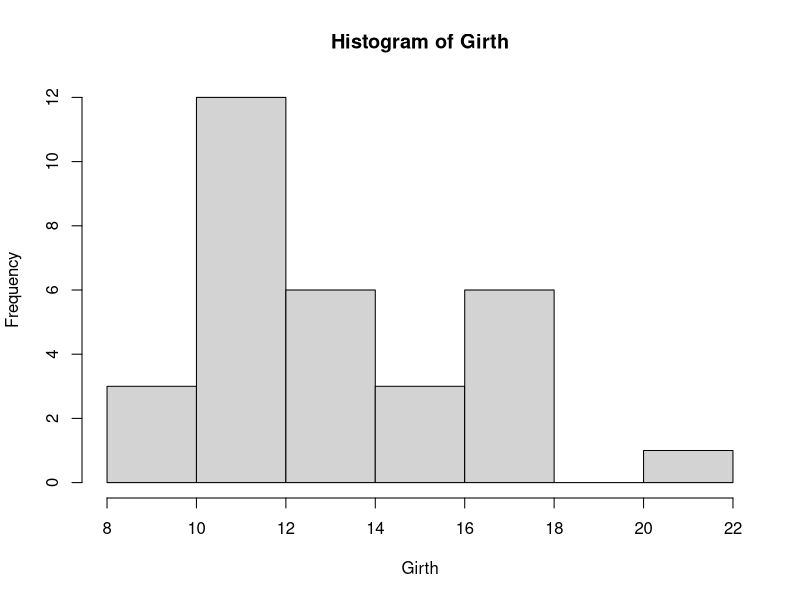
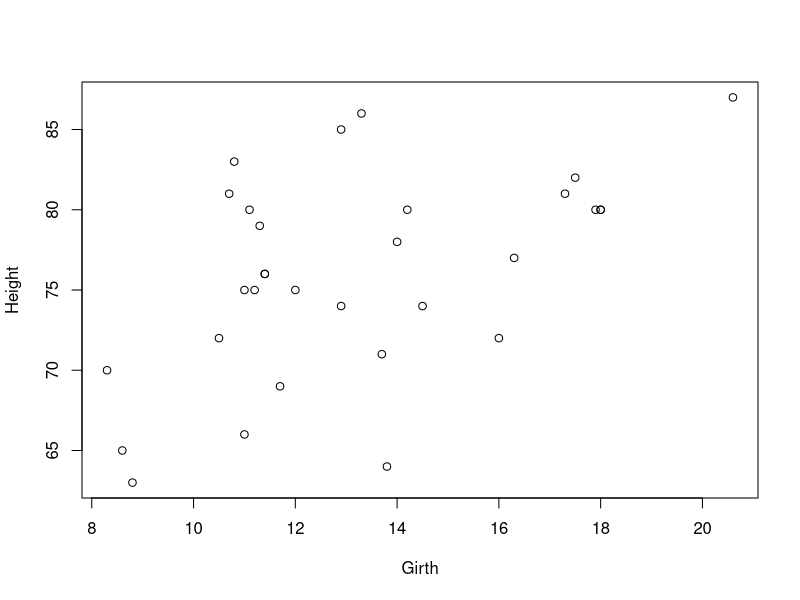
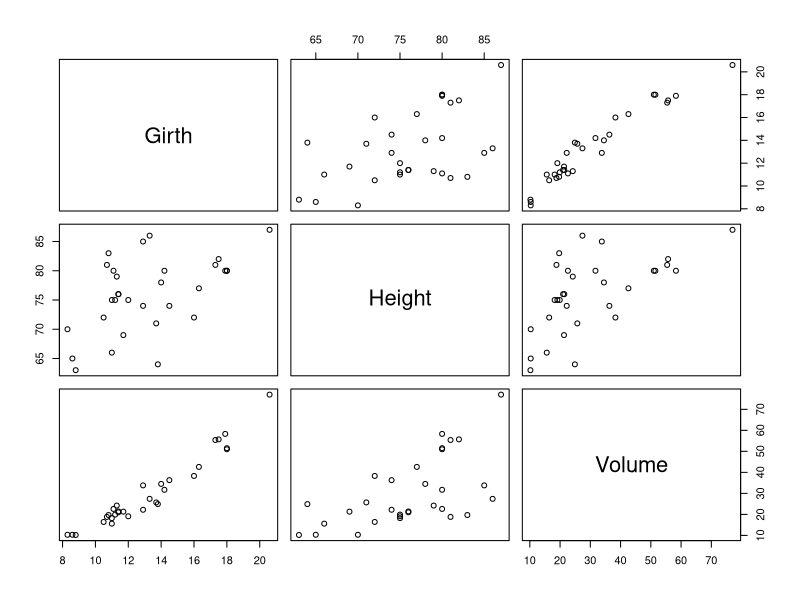

Reproduce these figures in R, in order.
1+2
 1+2*3
x=6
total.revenue=18.4
expenses=x
 net.profit=total.revenue-expenses
net.profit
z=c(2,3,4,5,6)
mean(z)
var(z)
sd(z)
seq(from=1, to=10, by=1)

#builtin functions: eg. trees
trees #data on set of trees giving height diameter and volume of the tree

help(trees)#get help on what kind of data set is trees
attach(trees)#gets the names of colums
names(trees) #prints the names
hist(Girth)#get histogram of the column named 'Girth'.
plot(Girth,Height)#plot scatter plot girth vs height
pairs(trees) # plots pairwise scatter plot with three variables girth,height, volume 
summary(trees)#summarises the data with mean, median, range and quantiles, 
